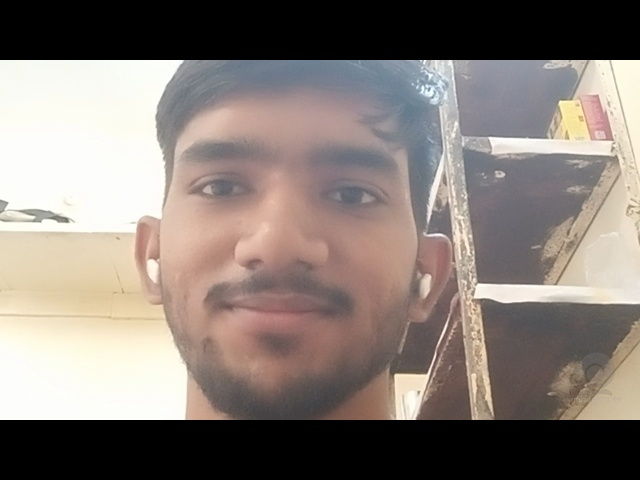
#> input picture dataset/himanshu_kumar/face_04.jpg, 640 x 480 px, given in place of the camera
$ python register_face.py
#> lines starting #> are read from the running program, lines starting #| are printed output that depends on the picture
import os
import cv2
import sys
import time
import face_recognition
from model import train_model

def get_valid_name():
    while True:
        name = input("\nEnter the name of the person to register: ").strip()
        if not name:
            print("Name cannot be empty. Please try again.")
            continue
        # Replace spaces and special characters to make a safe directory name
        safe_name = name.replace(" ", "_")
        safe_name = "".join([c for c in safe_name if c.isalnum() or c == "_"])
        if not safe_name:
            print("Invalid name. Please use alphanumeric characters and spaces.")
            continue
        return name, safe_name
#> this loop made 1 pass; the answer given on pass 1: dataset/himanshu_kumar/face_04.jpg

def main():
    print("==================================================")
    print("          FACE REGISTRATION MODULE                ")
    print("==================================================")

    name, folder_name = get_valid_name()
    dataset_dir = "dataset"
    save_dir = os.path.join(dataset_dir, folder_name)

    # Create the directory if it doesn't exist
    os.makedirs(save_dir, exist_ok=True)

    # Initialize Webcam
    cap = cv2.VideoCapture(0)
    if not cap.isOpened():
        print("\n[ERROR] Could not access the webcam. Please check your camera connection.")
        sys.exit(1)

    print("\nWebcam started successfully!")
    print("Instructions:")
    print("1. Align your face inside the screen.")
    print("2. Press 'SPACE' to capture a photo (Try different expressions/angles).")
    print("3. You need to capture exactly 5 photos.")
    print("4. Press 'Q' at any time to cancel and exit.")

    captured_count = 0
    required_captures = 5
    flash_timer = 0
    error_msg = ""
    error_timer = 0

    while captured_count < required_captures:
        ret, frame = cap.read()
#> frame is the input picture: shape (480, 640, 3); mean B, G, R 118.2, 124.3, 134.3
        if not ret:
            print("[ERROR] Failed to grab frame from webcam.")
            break

        # Flip frame horizontally for natural mirror view
        frame = cv2.flip(frame, 1)
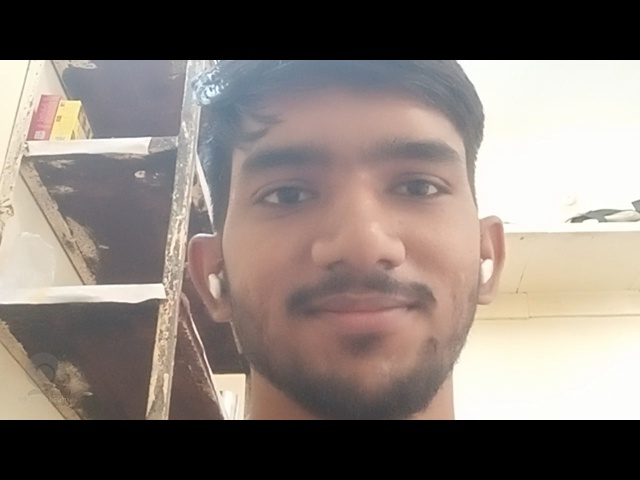
#> frame: shape (480, 640, 3); mean B, G, R 118.2, 124.3, 134.3
        display_frame = frame.copy()
        h, w, _ = frame.shape
#> h = 480; w = 640

        # Draw UI overlay
        # Header banner
        cv2.rectangle(display_frame, (0, 0), (w, 50), (45, 45, 45), -1)
        cv2.putText(display_frame, f"Registering: {name}", (20, 32),
                    cv2.FONT_HERSHEY_SIMPLEX, 0.7, (255, 255, 255), 2)

        # Footer banner
        cv2.rectangle(display_frame, (0, h - 60), (w, h), (45, 45, 45), -1)
        cv2.putText(display_frame, "SPACE: Capture  |  Q: Quit", (20, h - 35),
                    cv2.FONT_HERSHEY_SIMPLEX, 0.6, (200, 200, 200), 1)
        cv2.putText(display_frame, f"Captured: {captured_count}/{required_captures}", (w - 180, h - 35),
                    cv2.FONT_HERSHEY_SIMPLEX, 0.6, (0, 255, 0) if captured_count > 0 else (255, 255, 255), 2)

        # Display capture flash effect
        if time.time() - flash_timer < 0.15:
            # White flash overlay
            flash_overlay = display_frame.copy()
            flash_overlay[:] = (255, 255, 255)
            cv2.addWeighted(flash_overlay, 0.5, display_frame, 0.5, 0, display_frame)

        # Display temporary error messages (e.g. no face detected)
        if error_msg and time.time() - error_timer < 2.0:
            cv2.rectangle(display_frame, (w // 2 - 180, h // 2 - 25), (w // 2 + 180, h // 2 + 25), (0, 0, 150), -1)
            cv2.putText(display_frame, error_msg, (w // 2 - 160, h // 2 + 6),
                        cv2.FONT_HERSHEY_SIMPLEX, 0.55, (255, 255, 255), 2)
        else:
            error_msg = ""

        # Draw a guidelines box in the center
        box_w, box_h = 240, 280
        top_left = (w // 2 - box_w // 2, h // 2 - box_h // 2)
#> top_left = (200, 100)
        bottom_right = (w // 2 + box_w // 2, h // 2 + box_h // 2)
#> bottom_right = (440, 380)
        cv2.rectangle(display_frame, top_left, bottom_right, (255, 180, 0), 2)
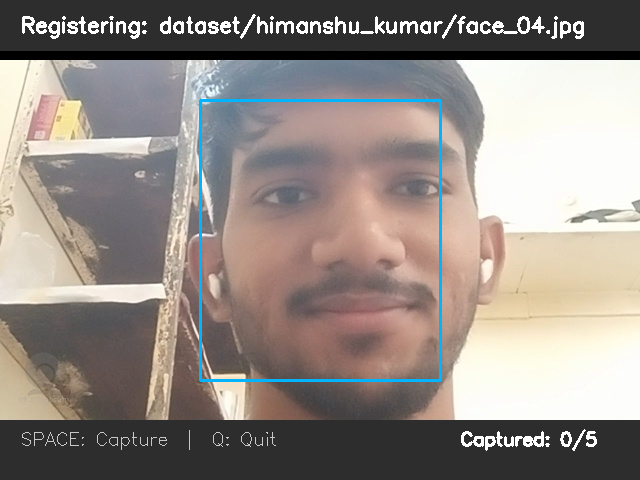
#> display_frame: shape (480, 640, 3); mean B, G, R 133.5, 138.7, 146.7

        cv2.imshow("Face Registration", display_frame)
        key = cv2.waitKey(1) & 0xFF
#> (key q is pressed here)

        # Quit key
        if key == ord('q') or key == ord('Q'):
            print("\nRegistration cancelled by user.")
            break

        # Capture key
        if key == 32:  # SPACE bar
            # Show a processing message
            cv2.putText(display_frame, "Processing...", (w // 2 - 60, h // 2 + box_h // 2 + 30),
                        cv2.FONT_HERSHEY_SIMPLEX, 0.6, (0, 255, 255), 2)
            cv2.imshow("Face Registration", display_frame)
            cv2.waitKey(10)

            # Detect face in the original frame (flip back to match original frame orientation if saving)
            # Actually saving the flipped frame is completely fine, but let's make sure it contains a face.
            rgb_frame = cv2.cvtColor(frame, cv2.COLOR_BGR2RGB)
            face_locations = face_recognition.face_locations(rgb_frame)

            if len(face_locations) == 0:
                error_msg = "No face detected! Please center your face."
                error_timer = time.time()
                print("[WARNING] Capture failed: No face detected in frame.")
            elif len(face_locations) > 1:
                error_msg = "Multiple faces detected! Only 1 person allowed."
                error_timer = time.time()
                print("[WARNING] Capture failed: Multiple faces detected.")
            else:
                captured_count += 1
                # Save the frame
                img_filename = f"face_{captured_count:02d}.jpg"
                img_path = os.path.join(save_dir, img_filename)

                # Write to disk
                cv2.imwrite(img_path, frame)
                flash_timer = time.time()
                print(f"[SUCCESS] Captured photo {captured_count}/{required_captures} saved to {img_path}")
                time.sleep(0.3)  # Brief pause to let user change expressions

    cap.release()
    cv2.destroyAllWindows()

    if captured_count == required_captures:
        print("\n==================================================")
        print(f"🎉 Face registration completed successfully for '{name}'!")
        print(f"Saved {required_captures} images to: {save_dir}")
        print("==================================================")

        # Prompt for immediate training
        ans = input("\nDo you want to train the model right now? (y/n): ").strip().lower()
        if ans == 'y' or ans == 'yes':
            print("\nTraining the model, please wait...")
            success, msg = train_model(dataset_dir=dataset_dir)
            print(msg)
            if success:
                print("\n👍 System is ready to match/recognize your face!")
            else:
                print("\n❌ Training failed. Please check the dataset and try again.")
        else:
            print("\nRemember to train the model using: python train.py")
    else:
        print("\n❌ Registration incomplete. Please try again.")

if __name__ == "__main__":
    main()
